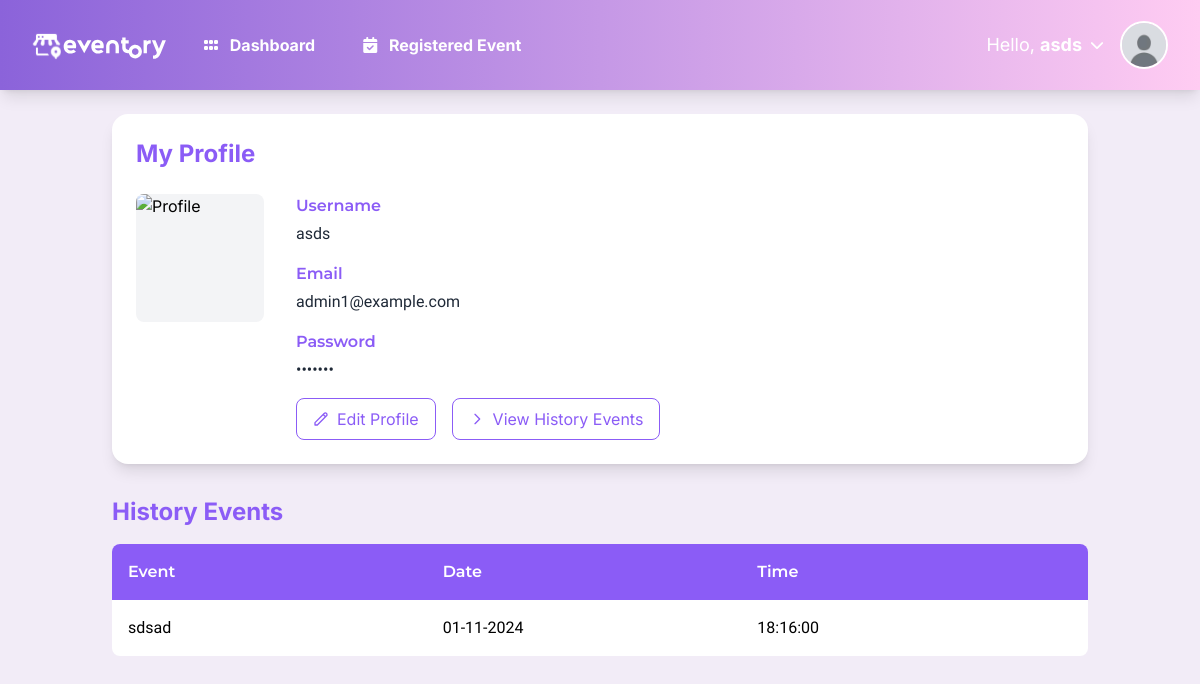
Page /user/view_profile.php (signed in) on the committed database.
### tables this page shows
CREATE TABLE `users` (
  `id` int(11) NOT NULL,
  `name` varchar(255) NOT NULL,
  `email` varchar(255) NOT NULL,
  `password` varchar(255) NOT NULL,
  `role` enum('admin','user') DEFAULT 'user',
  `created_at` timestamp NOT NULL DEFAULT current_timestamp(),
  `profile_picture` varchar(255) NOT NULL,
  `reset_token` varchar(255) NOT NULL,
  `reset_expiry` datetime DEFAULT NULL
);

CREATE TABLE `events` (
  `event_id` int(11) NOT NULL,
  `title` varchar(255) NOT NULL,
  `description` text NOT NULL,
  `event_date` date NOT NULL,
  `event_time` time NOT NULL,
  `location` varchar(255) NOT NULL,
  `max_participants` int(11) NOT NULL,
  `registered_participants` int(11) NOT NULL,
  `status` enum('open','closed','canceled') DEFAULT 'open',
  `image` varchar(255) DEFAULT NULL,
  `created_at` timestamp NOT NULL DEFAULT current_timestamp(),
  `banner` varchar(255) DEFAULT NULL
);

### public_html/user/view_profile.php (the view, shortened to what this page needs)
<?php
require '../includes/db_connection.php';
$user_id = $_SESSION['user_id'];
$stmt = $pdo->prepare("
    SELECT e.title, e.event_date, e.event_time, e.location
    FROM registrations er
    JOIN events e ON er.event_id = e.event_id
    WHERE er.id = :user_id
    ORDER BY e.event_date DESC
");
$stmt->execute(['user_id' => $user_id]);
$events = $stmt->fetchAll();
?>
<?php include '../includes/navbar.php'?>
<!DOCTYPE html>
<html lang="en">
<head>
    <script src="https://cdn.tailwindcss.com"></script>
</head>
<body class="bg-light min-h-screen">
    <div class="container mx-auto p-6">
        <div class="bg-white rounded-2xl shadow-lg p-6 mb-8">
            <h2 class="text-2xl font-inter font-bold text-primary mb-6">My Profile</h2>
            <div class="flex items-start space-x-8">
                <div class="w-32 h-32 bg-gray-100 rounded-lg overflow-hidden">
                    <img
                        src="<?= isset($user['avatar']) ? htmlspecialchars($user['avatar']) : 'path_to_default_avatar.jpg' ?>"
                        alt="Profile"
                        class="w-full h-full object-cover"
                    >
                </div>
                <div class="flex-1 space-y-4">
                    <div>
                        <h3 class="text-primary font-montserrat font-semibold mb-1">Username</h3>
                        <p class="font-rethink text-gray-800"><?= htmlspecialchars($user['name']) ?></p>
                    </div>
                    <div>
                        <h3 class="text-primary font-montserrat font-semibold mb-1">Email</h3>
                        <p class="font-rethink text-gray-800"><?= htmlspecialchars($user['email']) ?></p>
                    </div>
                    <div>
                        <h3 class="text-primary font-montserrat font-semibold mb-1">Password</h3>
                        <p class="font-rethink text-gray-800">•••••••</p>
                    </div>
                    <div class="flex space-x-4 mt-4 group">
                        <a href="edit_profile.php" class="flex items-center space-x-2 px-4 py-2 border border-primary text-primary rounded-lg transition-colors group-hover:bg-">
                            <svg class="w-4 h-4" fill="none" stroke="currentColor" viewBox="0 0 24 24">
                                <path stroke-linecap="round" stroke-linejoin="round" stroke-width="2" d="M15.232 5.232l3.536 3.536m-2.036-5.036a2.5 2.5 0 113.536 3.536L6.5 21.036H3v-3.572L16.732 3.732z" />
                            </svg>
                            <span>Edit Profile</span>
                        </a>
                        <button class="flex items-center space-x-2 px-4 py-2 border border-primary text-primary rounded-lg hover:bg-primary transition-colors">
                            <svg class="w-4 h-4" fill="none" stroke="currentColor" viewBox="0 0 24 24">
                                <path stroke-linecap="round" stroke-linejoin="round" stroke-width="2" d="M9 5l7 7-7 7" />
                            </svg>
                            <span>View History Events</span>
                        </button>
                    </div>
                </div>
            </div>
        </div>
        <div>
            <h2 class="text-2xl font-inter font-bold text-primary mb-4">History Events</h2>
            <?php if ($events && count($events) > 0): ?>
                <div class="bg-white rounded-lg overflow-hidden">
                    <div class="grid grid-cols-3 bg-primary text-white p-4">
                        <div class="font-montserrat font-semibold">Event</div>
                        <div class="font-montserrat font-semibold">Date</div>
                        <div class="font-montserrat font-semibold">Time</div>
                    </div>
                    <?php foreach ($events as $event): ?>
                        <div class="grid grid-cols-3 p-4 border-b border-gray-100 last:border-b-0">
                            <div class="font-rethink"><?= htmlspecialchars($event['title']) ?></div>
                            <div class="font-rethink"><?= date('d-m-Y', strtotime($event['event_date'])) ?></div>
                            <div class="font-rethink"><?= date('H:i:s', strtotime($event['event_time'])) ?></div>
                        </div>
                    <?php endforeach; ?>
                </div>
            <?php else: ?>
                <div class="text-center py-8 text-gray-500 font-rethink">
                    There is no available events for now.
                </div>
            <?php endif; ?>
        </div>
    </div>
</body>
</html>

### public_html/includes/navbar.php (shortened to what this page needs)
<?php
require '../includes/db_connection.php';
$stmt = $pdo->prepare("SELECT * FROM users WHERE id = ?");
$stmt->execute([$_SESSION['user_id']]);
$user = $stmt->fetch();
$default_picture = '../assets/images/profile_pictures/default.jpg';
if (empty($user['profile_picture']) || !file_exists($user['profile_picture'])) {
    $user['profile_picture'] = $default_picture;
}
?>
<!DOCTYPE html>
<html lang="en">
<head>
    <script src="https://cdn.tailwindcss.com"></script>
</head>
<body class="bg-[#F2ECF7] font-inter">
    <nav class="bg-gradient-to-r from-[#8B63DA] via-[#C598E6] to-[#FFCCF2] shadow-lg">
        <div class="max-w-7xl mx-auto px-4 sm:px-6 lg:px-8">
            <div class="flex items-center justify-between h-[90px]">
                <div class="flex items-center space-x-8">
                    <a href="view_events.php" class="text-white font-bold text-xl flex-shrink-0">
                        <img class="w-[140px]" src="../assets/images/logo.svg" alt="Logo">
                    </a>
                    <div class="hidden md:flex space-x-8 font-bold text-white transition">
                        <?php if (isset($_SESSION['role'])): ?>
                            <?php if ($_SESSION['role'] === 'admin'): ?>
                                <a href="manage_events.php" class="hover:text-white transition">Dashboard</a>
                                <a href="add_event.php" class="hover:text-white transition">Add Event</a>
                                <a href="manage_events.php" class="hover:text-white transition">Manage Events</a>
                                <a href="view_users.php" class="hover:text-white transition">Manage Users</a>
                                <a href="view_registrations.php" class="hover:text-white transition">View Registrations</a>
                            <?php elseif ($_SESSION['role'] === 'user'): ?>
                                <a href="view_events.php" class="hover:text-white transition">
                                    <i class="fa-solid fa-grip me-2"></i>
                                    <span class="me-4">Dashboard</span>
                                </a>
                                <a href="registered_event.php" class="hover:text-white transition">
                                    <i class="fa-solid fa-calendar-check me-2"></i>
                                    Registered Event
                                </a>
                            <?php endif; ?>
                        <?php else: ?>
                            <a href="login.php" class="hover:text-gray-300 transition">Login</a>
                            <a href="register.php" class="hover:text-gray-300 transition">Register</a>
                        <?php endif; ?>
                    </div>
                </div>
                <div id="user-menu-toggle" class="hidden md:flex items-center cursor-pointer">
                    <span class="text-white text-lg mx-2">Hello, <b><?= htmlspecialchars($user['name']) ?></b></span>
                    <i class="fas fa-chevron-down text-white text-sm me-4"></i>
                    <img src="<?= htmlspecialchars($user['profile_picture']) ?>" class="h-12 w-12 rounded-full border-2 border-white" alt="User Avatar">
                </div>
            </div>
        </div>
    </nav>
</body>
</html>

### public_html/user/view_profile.php (style rules this page uses)
* { margin: 0; padding: 0; box-sizing: border-box; }
:root { --primary-purple: #8B5CF6; --light-purple: #EDE9FE; --white: #FFFFFF; --gray-100: #F3F4F6; --gray-300: #D1D5DB; }
.font-inter { font-family: 'Inter', sans-serif; }
.font-montserrat { font-family: 'Montserrat', sans-serif; }
.font-rethink { font-family: 'Red Hat Display', sans-serif; }
.bg-primary { background-color: #8B5CF6; }
.text-primary { color: #8B5CF6; }
.border-primary { border-color: #8B5CF6; }

### rows in the picture
users: name "asds", email "admin1@example.com"
events: title "sdsad", event_date "01-11-2024", event_time "18:16:00"
